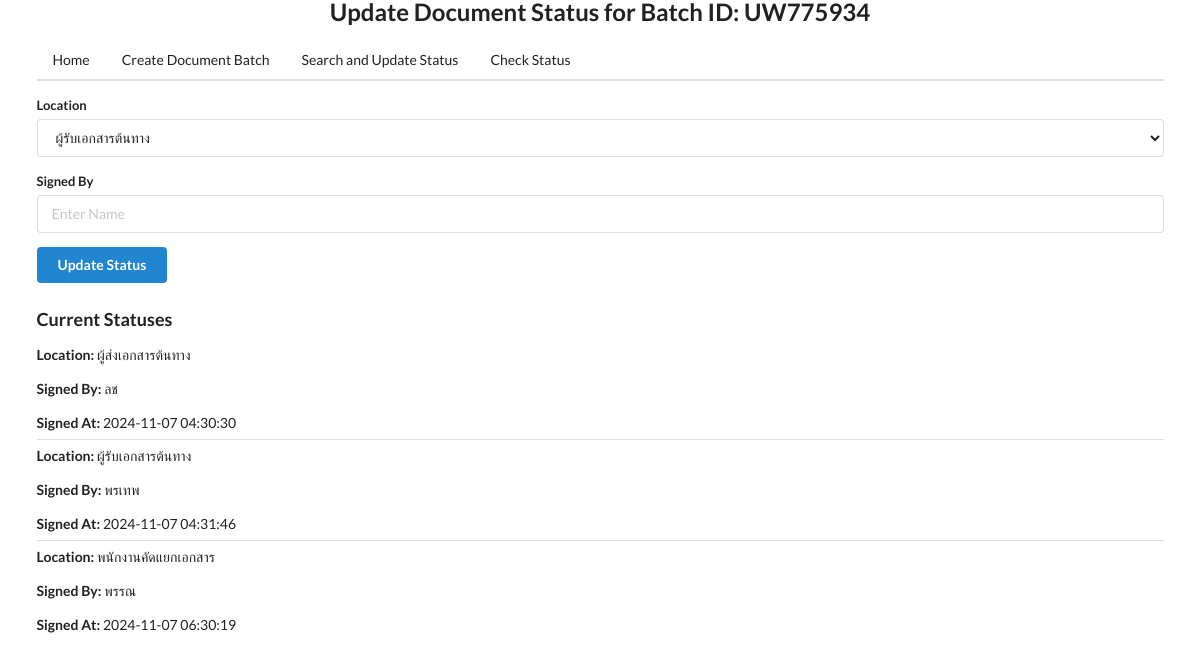
The page /update_status/UW775934 on the database its author committed.
### models.py (models this page shows)
class DocumentStatus(db.Model):
    __tablename__ = 'document_status'
    id = db.Column(db.Integer, primary_key=True)
    batch_id = db.Column(db.String(50), db.ForeignKey('document_batch.batch_id'), nullable=False)
    location = db.Column(db.String(50), nullable=False)  # เช่น "ผู้ส่งเอกสารต้นทาง"
    signed_by = db.Column(db.String(100), nullable=True)  # ผู้ลงชื่อ
    signed_at = db.Column(db.DateTime, nullable=True)  # วันที่และเวลาที่ลงชื่อ

### app.py (the view, shortened to what this page needs)
@app.route('/update_status/<batch_id>', methods=['GET', 'POST'])
def update_status(batch_id):
    batch = DocumentBatch.query.get_or_404(batch_id)
    return render_template('update_status.html', batch=batch)

### templates/update_status.html (shortened to what this page needs)
<!DOCTYPE html>
<html lang="en">
<head>
    <link rel="stylesheet" href="https://cdnjs.cloudflare.com/ajax/libs/semantic-ui/2.4.1/semantic.min.css">
</head>
<body>
    <div class="ui container">
        <h2 class="ui center aligned header">Update Document Status for Batch ID: {{ batch.batch_id }}</h2>
        {% include 'menu.html' %}
        <form class="ui form" method="POST">
            <div class="field">
                <label>Location</label>
                <select name="location" required>
                    <option value="ผู้รับเอกสารต้นทาง">ผู้รับเอกสารต้นทาง</option>
                </select>
            </div>
            <div class="field">
                <label>Signed By</label>
                <input type="text" name="signed_by" placeholder="Enter Name" required>
            </div>
            <button class="ui button primary" type="submit">Update Status</button>
        </form>
        <h3>Current Statuses</h3>
        <div class="ui relaxed divided list">
            {% for status in batch.statuses %}
                <div class="item">
                    <div class="content">
                        <p><strong>Location:</strong> {{ status.location }}</p>
                        <p><strong>Signed By:</strong> {{ status.signed_by }}</p>
                        <p><strong>Signed At:</strong> {{ status.signed_at.strftime('%Y-%m-%d %H:%M:%S') if status.signed_at else 'N/A' }}</p>
                    </div>
                </div>
            {% endfor %}
        </div>
    </div>
</body>
</html>

### rows shown on the page
DocumentStatus: location "ผู้ส่งเอกสารต้นทาง", signed_by "ลช", signed_at "2024-11-07 04:30:30"
DocumentStatus: location "ผู้รับเอกสารต้นทาง", signed_by "พรเทพ", signed_at "2024-11-07 04:31:46"
DocumentStatus: location "พนักงานคัดแยกเอกสาร", signed_by "พรรณ", signed_at "2024-11-07 06:30:19"
